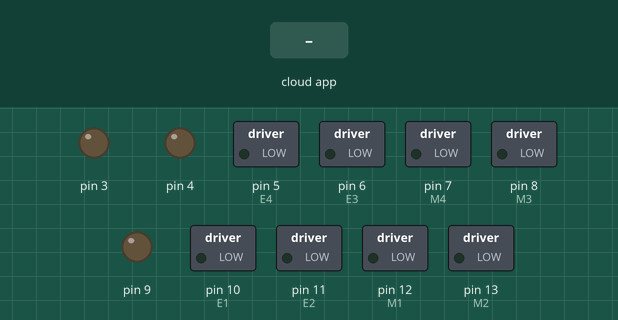
Bench run of a sketch on a simulated Arduino Uno, built with avr-gcc and run on an emulated ATmega328P. Shown: switched loads named in the sketch (green lamp = pin HIGH), output pins drawn as LEDs (lit = HIGH). The inputs (shaded band) are chosen by the test bench. The ROS host is connected and sends only what is stated.

Above: at 1.2 s.
1.3 s: the phone or cloud app sets chatter to a
At 1.6 s:
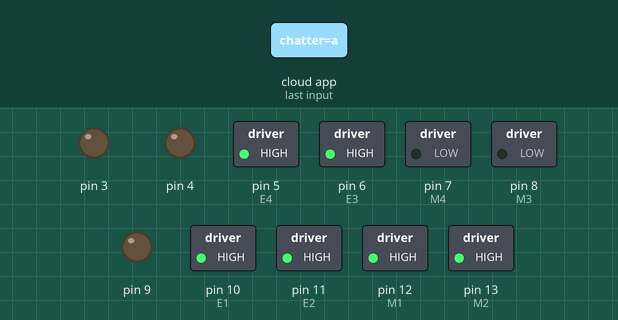
2.8 s: the phone or cloud app sets chatter to d
At 4.0 s:
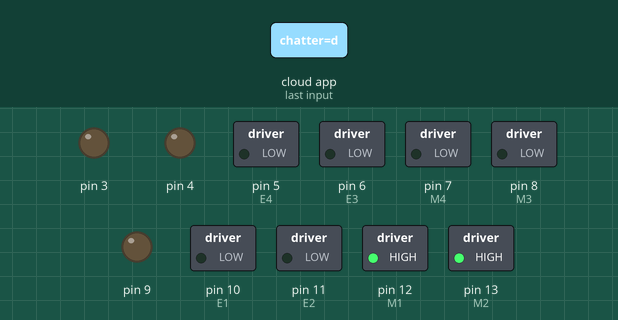
Timing chart, 0 to 5.8 s (numbered marks = the images above; inputs shaded):
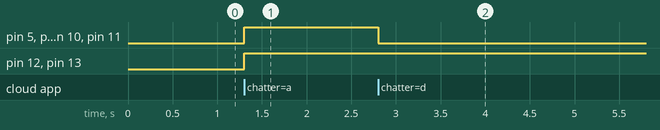

Measured:
- after the input at 1.3 s, pin 5 (E4), pin 6 (E3), pin 10 (E1), pin 11 (E2), pin 12 (M1), pin 13 (M2): LOW → HIGH at once
- after the input at 2.8 s, pin 5 (E4), pin 6 (E3), pin 10 (E1), pin 11 (E2): HIGH → LOW at once

The sketch:

arduino.ino.ino
```cpp
#include <ros.h>
#include <std_msgs/String.h>
#include <std_msgs/Empty.h>

ros::NodeHandle  nh;

//Ecoder
int rawsensorValue_M1 = 0; // variable to store the value coming from the sensor
int sensorcount0_M1 = 0;
int sensorcount1_M1 = 0;
long count_M1 = 0;

int rawsensorValue_M2 = 0; // variable to store the value coming from the sensor
int sensorcount0_M2 = 0;
int sensorcount1_M2 = 0;
long count_M2 = 0;

int rawsensorValue_M3 = 0; // variable to store the value coming from the sensor
int sensorcount0_M3 = 0;
int sensorcount1_M3 = 0;
long count_M3 = 0;

int rawsensorValue_M4 = 0; // variable to store the value coming from the sensor
int sensorcount0_M4 = 0;
int sensorcount1_M4 = 0;
long count_M4 = 0;
//Front motors
int E1 = 10 ; //M1 Speed Control
int E2 = 11; //M2 Speed Control
int M1 = 12; //M1 Direction Control
int M2 = 13; //M2 Direction Control
//Rear motors
int E3 = 6; //M1 Speed Control
int E4 = 5; //M2 Speed Control
int M3 = 8; //M1 Direction Control
int M4 = 7; //M2 Direction Control

int leftspeed = 255; //255 is maximum speed
int rightspeed = 255;
bool f = false;
std_msgs::String str_msg;

void messageCb( const std_msgs::String& toggle_msg){
  //Serial.printf(toggle_msg.data);
  str_msg.data = toggle_msg.data;
  if(strcmp(toggle_msg.data,"a") == 0){
      //digitalWrite(13, HIGH);
      left(leftspeed,rightspeed);
      //Serial.println(toggle_msg.data);
  }
  if(strcmp(toggle_msg.data,"d") == 0) {
      stop();
  }
  //left(leftspeed,rightspeed);
      // blink the led
}

ros::Subscriber<std_msgs::String> sub("chatter", &messageCb );


void setup()
{
int i;
for(i=3;i<=13;i++)
pinMode(i, OUTPUT);
Serial.begin(576000);

nh.initNode();
nh.subscribe(sub);
}
void loop()
{
  nh.spinOnce();
  delay(0);
/*while (Serial.available() < 1) {
encoder();
} // Wait until a character is received
char val = Serial.read();
int leftspeed = 255; //255 is maximum speed
int rightspeed = 255;
switch(val) // Perform an action depending on the command
{
case 'w'://Move Forward
forward (leftspeed,rightspeed);
break;
case 's'://Move Backwards
reverse (leftspeed,rightspeed);
break;
case 'a'://Turn Left
left (leftspeed,rightspeed);
break;
case 'd'://Turn Right
right (leftspeed,rightspeed);
break;
case 'q'://rotate ccw
ccw (leftspeed,rightspeed);
break;
case 'e'://rotate cw
cw (leftspeed,rightspeed);
break;
case 'z'://move at 45 degrees
fortyfive (leftspeed,rightspeed);
break;
case 'x'://move at 135 degrees
onethirtyfive (leftspeed,rightspeed);
break;
// to move at 225 and 315, use the 45 degree and 135 degree code but reverse motor direction.
default:
stop();
break;
}
*/
}
void stop(void) //Stop
{
digitalWrite(E1,LOW);
digitalWrite(E2,LOW);
digitalWrite(E3,LOW);
digitalWrite(E4,LOW);
}
void forward(char a,char b)
{
analogWrite (E1,a);
digitalWrite(M1,LOW);
analogWrite (E2,b);
digitalWrite(M2,HIGH);
analogWrite (E3,a);
digitalWrite(M3,LOW);
analogWrite (E4,b);
digitalWrite(M4,HIGH);
}
void reverse (char a,char b)
{
analogWrite (E1,a);
digitalWrite(M1,HIGH);
analogWrite (E2,b);
digitalWrite(M2,LOW);
analogWrite (E3,a);
digitalWrite(M3,HIGH);
analogWrite (E4,b);
digitalWrite(M4,LOW);
}
void ccw (char a,char b)
{
analogWrite (E1,a);
digitalWrite(M1,HIGH);
analogWrite (E2,b);
digitalWrite(M2,HIGH);
analogWrite (E3,a);
digitalWrite(M3,HIGH);
analogWrite (E4,b);
digitalWrite(M4,LOW);
}
void cw (char a,char b)
{
analogWrite (E1,a);
digitalWrite(M1,LOW);
analogWrite (E2,b);
digitalWrite(M2,LOW);
analogWrite (E3,a);
digitalWrite(M3,LOW);
analogWrite (E4,b);
digitalWrite(M4,HIGH);
}
void left (char a,char b)
{
analogWrite (E1,a);
digitalWrite(M1,HIGH);
analogWrite (E2,b);
digitalWrite(M2,HIGH);
analogWrite (E3,a);
digitalWrite(M3,LOW);
analogWrite (E4,b);
digitalWrite(M4,LOW);
}
void right (char a,char b)
{
analogWrite (E1,a);
digitalWrite(M1,LOW);
analogWrite (E2,b);
digitalWrite(M2,LOW);
analogWrite (E3,a);
digitalWrite(M3,HIGH);
analogWrite (E4,b);
digitalWrite(M4,HIGH);
}
void fortyfive (char a,char b)
{
analogWrite (E1,a);
digitalWrite(M1,LOW);
analogWrite (E3,a);
digitalWrite(M3,LOW);
}
void onethirtyfive (char a,char b)
{
analogWrite (E2,b);
digitalWrite(M2,HIGH);
analogWrite (E4,b);
digitalWrite(M4,HIGH);
}
void encoder(){
rawsensorValue_M1 = analogRead(0);
if (rawsensorValue_M1 < 600){ //Min value is 400 and max value is 800, so state chance can be done at 600.
sensorcount1_M1 = 1;
}
else {
sensorcount1_M1 = 0;
}
if (sensorcount1_M1 != sensorcount0_M1){
count_M1 ++;
}
sensorcount0_M1 = sensorcount1_M1;

rawsensorValue_M2 = analogRead(1);
if (rawsensorValue_M2 < 600){ //Min value is 400 and max value is 800, so state chance can be done at 600.
sensorcount1_M2 = 1;
}
else {
sensorcount1_M2 = 0;
}
if (sensorcount1_M2 != sensorcount0_M2){
count_M2 ++;
}
sensorcount0_M2 = sensorcount1_M2;

rawsensorValue_M3 = analogRead(2);
if (rawsensorValue_M3 < 600){ //Min value is 400 and max value is 800, so state chance can be done at 600.
sensorcount1_M3 = 1;
}
else {
sensorcount1_M3 = 0;
}
if (sensorcount1_M3 != sensorcount0_M3){
count_M3 ++;
}
sensorcount0_M3 = sensorcount1_M3;

rawsensorValue_M4 = analogRead(3);
if (rawsensorValue_M4 < 600){ //Min value is 400 and max value is 800, so state chance can be done at 600.
sensorcount1_M4 = 1;
}
else {
sensorcount1_M4 = 0;
}
if (sensorcount1_M4 != sensorcount0_M4){
count_M4 ++;
}
sensorcount0_M4 = sensorcount1_M4;

Serial.print("M1:");
Serial.print(count_M1);

Serial.print(" M2:");
Serial.print(count_M2);

Serial.print(" M3:");
Serial.print(count_M3);

Serial.print(" M4:");
Serial.print(count_M4);

Serial.println(" ");
}
```
